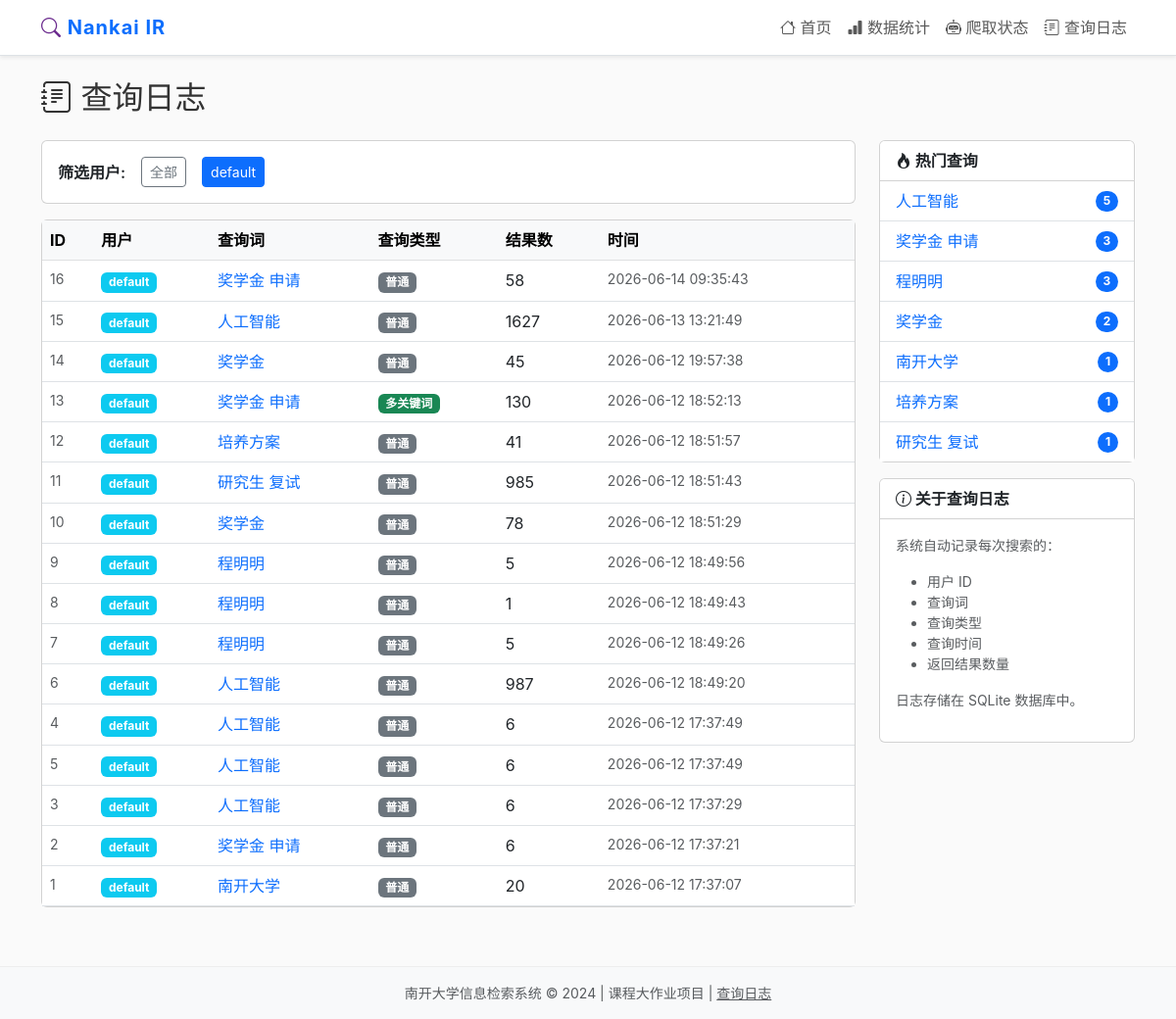
Screenshot of /logs?user_id=default with the database file from the repository.
### tables this page shows
CREATE TABLE search_logs (
            id INTEGER PRIMARY KEY AUTOINCREMENT,
            user_id TEXT DEFAULT 'default',
            query TEXT NOT NULL,
            search_type TEXT DEFAULT 'normal',
            filters TEXT DEFAULT '',
            result_count INTEGER DEFAULT 0,
            search_time TEXT NOT NULL
        );

### web/app.py (the view)
    @app.route("/logs")
    def logs():
        user_filter = request.args.get("user_id", "")
        page = int(request.args.get("page", 1))
        per_page = 50
        offset = (page - 1) * per_page
        logs_data = db.get_search_logs(
            user_id=user_filter or None,
            limit=per_page,
            offset=offset,
        )
        total_count = db.get_search_count()
        total_pages = max(1, -(-total_count // per_page))  # 向上取整
        popular = db.get_popular_queries(10)
        all_users = set()
        for log in logs_data:
            all_users.add(log.get("user_id", ""))
        return render_template(
            "logs.html",
            logs=logs_data,
            popular=popular,
            user_filter=user_filter,
            all_users=sorted(all_users),
            page=page,
            total_pages=total_pages,
            total_count=total_count,
        )

### database/db.py (called while the page is built)
    def _get_conn(self):
        return sqlite3.connect(self.db_file)

    def get_popular_queries(self, limit: int = 10) -> list[dict]:
        try:
            conn = self._get_conn()
            conn.row_factory = sqlite3.Row
            cursor = conn.cursor()
            cursor.execute(
                """SELECT query, COUNT(*) as cnt
                   FROM search_logs
                   GROUP BY query
                   ORDER BY cnt DESC
                   LIMIT ?""",
                (limit,)
            )
            rows = cursor.fetchall()
            conn.close()
            return [dict(row) for row in rows]
        except Exception as e:
            print(f"[DB] 获取热门查询失败: {e}")
            return []

    def get_search_count(self) -> int:
        try:
            conn = self._get_conn()
            cursor = conn.cursor()
            cursor.execute("SELECT COUNT(*) FROM search_logs")
            count = cursor.fetchone()[0]
            conn.close()
            return count
        except Exception:
            return 0

### web/templates/logs.html (shortened to what this page needs)
{% extends "base.html" %}
{% block content %}
<h2 class="mb-4"><i class="bi bi-journal-text"></i> 查询日志</h2>
<div class="row">
    <div class="col-md-9">
        <div class="card mb-3">
            <div class="card-body d-flex gap-3 align-items-center flex-wrap">
                <span class="fw-semibold">筛选用户:</span>
                <a href="/logs" class="btn btn-sm {% if not user_filter %}btn-primary{% else %}btn-outline-secondary{% endif %}">全部</a>
                {% for u in all_users %}
                <a href="/logs?user_id={{ u }}" class="btn btn-sm {% if user_filter == u %}btn-primary{% else %}btn-outline-secondary{% endif %}">{{ u }}</a>
                {% endfor %}
            </div>
        </div>
        <div class="card">
            <div class="card-body p-0">
                <div class="table-responsive">
                    <table class="table table-hover mb-0">
                        <thead class="table-light">
                            <tr>
                                <th>ID</th>
                                <th>用户</th>
                                <th>查询词</th>
                                <th>查询类型</th>
                                <th>结果数</th>
                                <th>时间</th>
                            </tr>
                        </thead>
                        <tbody>
                            {% for log in logs %}
                            <tr>
                                <td class="text-muted small">{{ log.id }}</td>
                                <td><span class="badge bg-info">{{ log.user_id }}</span></td>
                                <td>
                                    <a href="/search?q={{ log.query }}&type={{ log.search_type }}" class="text-decoration-none">
                                        {{ log.query }}
                                    </a>
                                </td>
                                <td>
                                    {% if log.search_type == 'normal' %}
                                    <span class="badge bg-secondary">普通</span>
                                    {% elif log.search_type == 'exact' %}
                                    <span class="badge bg-primary">精确</span>
                                    {% elif log.search_type == 'multi' %}
                                    <span class="badge bg-success">多关键词</span>
                                    {% elif log.search_type == 'wildcard' %}
                                    <span class="badge bg-warning text-dark">通配</span>
                                    {% elif log.search_type == 'fuzzy' %}
                                    <span class="badge bg-info">模糊</span>
                                    {% elif log.search_type == 'doc' %}
                                    <span class="badge bg-dark">文档</span>
                                    {% else %}
                                    <span class="badge bg-light text-dark">{{ log.search_type }}</span>
                                    {% endif %}
                                </td>
                                <td>{{ log.result_count }}</td>
                                <td class="text-muted small">{{ log.search_time }}</td>
                            </tr>
                            {% endfor %}
                        </tbody>
                    </table>
                </div>
            </div>
        </div>
    </div>
    <div class="col-md-3">
        <div class="card">
            <div class="card-header bg-white">
                <strong><i class="bi bi-fire"></i> 热门查询</strong>
            </div>
            <div class="card-body p-0">
                <ul class="list-group list-group-flush">
                    {% for pq in popular %}
                    <li class="list-group-item d-flex justify-content-between align-items-center">
                        <a href="/search?q={{ pq.query }}" class="text-decoration-none">{{ pq.query }}</a>
                        <span class="badge bg-primary rounded-pill">{{ pq.cnt }}</span>
                    </li>
                    {% endfor %}
                </ul>
            </div>
        </div>
        <div class="card mt-3">
            <div class="card-header bg-white">
                <strong><i class="bi bi-info-circle"></i> 关于查询日志</strong>
            </div>
            <div class="card-body small text-muted">
                <p>系统自动记录每次搜索的：</p>
                <ul>
                    <li>用户 ID</li>
                    <li>查询词</li>
                    <li>查询类型</li>
                    <li>查询时间</li>
                    <li>返回结果数量</li>
                </ul>
                <p>日志存储在 SQLite 数据库中。</p>
            </div>
        </div>
    </div>
</div>
{% endblock %}

### web/static/css/style.css (style rules this page uses)
body { font-family: -apple-system, BlinkMacSystemFont, "Segoe UI", "PingFang SC", "Hiragino Sans GB", "Microsoft YaHei", "Helvetica Neue", Helvetica, Arial, sans-serif; background-color: #fafafa; color: #333; }
.badge.bg-secondary { background-color: #6c757d !important; }

### rows the page displays
search_logs: user "default", id "16", user_id "default", query "奖学金 申请", search_type "普通", result_count "58", search_time "2026-06-14 09:35:43"
search_logs: id "15", user_id "default", query "人工智能", search_type "普通", result_count "1627", search_time "2026-06-13 13:21:49"
search_logs: id "14", user_id "default", query "奖学金", search_type "普通", result_count "45", search_time "2026-06-12 19:57:38"
search_logs: id "13", user_id "default", query "奖学金 申请", search_type "多关键词", result_count "130", search_time "2026-06-12 18:52:13"
search_logs: id "12", user_id "default", query "培养方案", search_type "普通", result_count "41", search_time "2026-06-12 18:51:57"
search_logs: id "11", user_id "default", query "研究生 复试", search_type "普通", result_count "985", search_time "2026-06-12 18:51:43"
search_logs: id "10", user_id "default", query "奖学金", search_type "普通", result_count "78", search_time "2026-06-12 18:51:29"
search_logs: id "9", user_id "default", query "程明明", search_type "普通", result_count "5", search_time "2026-06-12 18:49:56"
search_logs: id "8", user_id "default", query "程明明", search_type "普通", result_count "1", search_time "2026-06-12 18:49:43"
search_logs: id "7", user_id "default", query "程明明", search_type "普通", result_count "5", search_time "2026-06-12 18:49:26"
search_logs: id "6", user_id "default", query "人工智能", search_type "普通", result_count "987", search_time "2026-06-12 18:49:20"
search_logs: id "4", user_id "default", query "人工智能", search_type "普通", result_count "6", search_time "2026-06-12 17:37:49"
search_logs: id "5", user_id "default", query "人工智能", search_type "普通", result_count "6", search_time "2026-06-12 17:37:49", cnt "5"
search_logs: id "3", user_id "default", query "人工智能", search_type "普通", result_count "6", search_time "2026-06-12 17:37:29"
search_logs: id "2", user_id "default", query "奖学金 申请", search_type "普通", result_count "6", search_time "2026-06-12 17:37:21"
search_logs: id "1", user_id "default", query "南开大学", search_type "普通", result_count "20", search_time "2026-06-12 17:37:07", cnt "1"

### other values shown
{{ pq.query }} "奖学金 申请" "程明明" "奖学金" "培养方案" "研究生 复试"
{{ pq.cnt }} "3" "3" "2" "1" "1"
